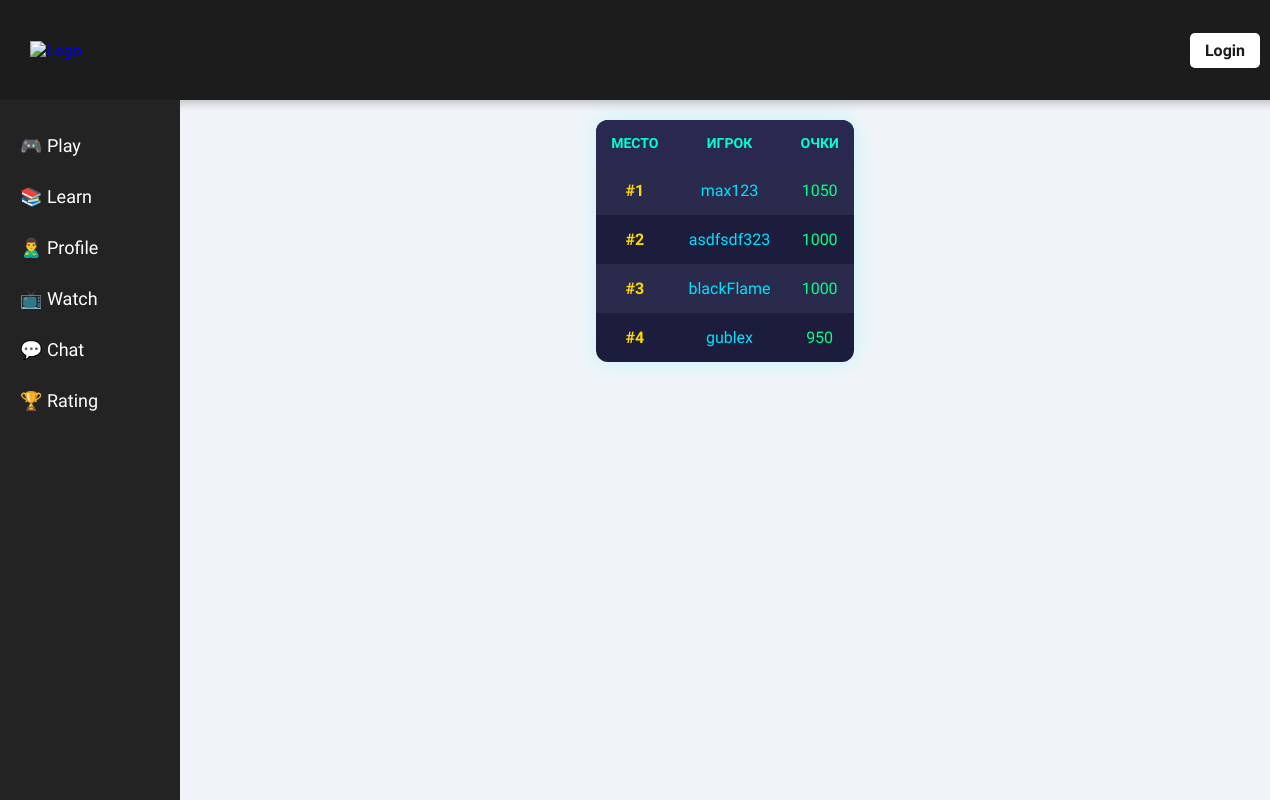
/rating/, run on the app's committed database.
### baseapp/models.py (models this page shows, shortened)
class Rating(models.Model):
    user = models.OneToOneField(User, on_delete=models.CASCADE, related_name='rating')
    score = models.IntegerField(default=1000)
    class Meta:
        ordering = ['-score']

### baseapp/views.py (the view)
# urls.py: path('rating/', views.ratingPage, name="rating"),
def ratingPage(request):
    ratings = Rating.objects.all().order_by('-score')  # Предполагается, что поле 'score' содержит очки
    context = {
        'ratings': ratings,
    }
    return render(request, 'baseapp/rating.html', context)

### baseapp/templates/baseapp/rating.html (shortened to what this page needs)
{% extends 'main.html' %}
{% block content %}
<div>
    <table>
        <tr>
            <th>Место</th>
            <th>Игрок</th>
            <th>Очки</th>
        </tr>
        {% for player in ratings %}
        <tr>
            <td class="rank">#{{ forloop.counter }}</td>
            <td class="username">{{ player.user.username }}</td>
            <td class="score">{{ player.score }}</td>
        </tr>
        {% endfor %}
    </table>
</div>
{% endblock content %}

### templates/main.html (style rules this page uses)
body { font-family: 'Titillium Web', sans-serif; background-color: #f0f4f8; margin: 0; padding: 0; display: flex; flex-direction: column; height: 100vh; width: 100%; overflow-x: hidden; }

### baseapp/templates/baseapp/rating.html (style rules this page uses)
table { width: 80%; margin: 0 auto; border-collapse: collapse; background: #1c1c3c; border-radius: 12px; overflow: hidden; box-shadow: 0 0 20px rgba(0, 255, 255, 0.2); }
th, td { padding: 15px; text-align: center; }
th { background: #282850; color: #00ffd5; text-transform: uppercase; font-size: 14px; }
tr:nth-child(even) { background-color: #2a2a4d; }
.rank { font-weight: bold; color: #ffd700; }
.username { color: #00e1ff; }
.score { color: #00ff88; }

### data on the page
Rating: user.username "max123", score "1050"
Rating: user.username "asdfsdf323", score "1000"
Rating: user.username "blackFlame", score "1000"
Rating: user.username "gublex", score "950"
